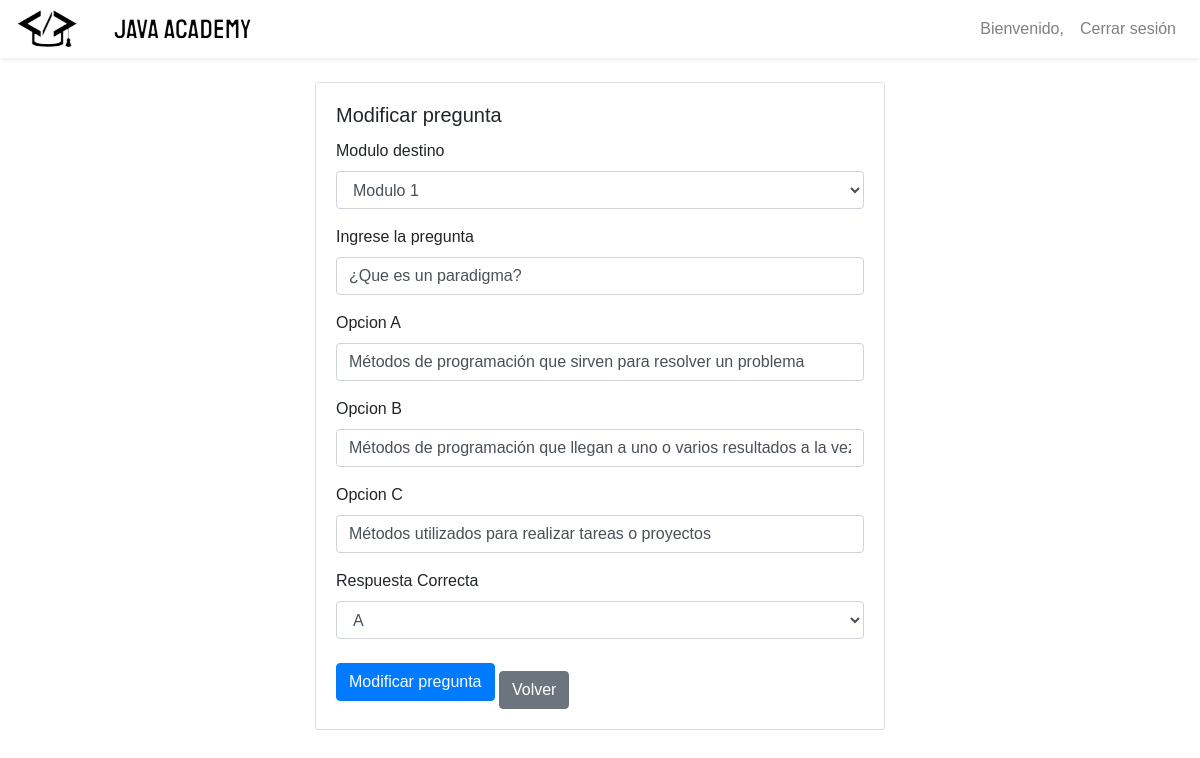
Screenshot of /views/dashboard/modify_question.php?ejercicioId=2 with the database file from the repository.
### tables this page shows
CREATE TABLE `ejercicios` (
  `ejercicioId` int(11) NOT NULL,
  `moduloId` int(11) DEFAULT NULL,
  `pregunta` varchar(255) NOT NULL,
  `opcion_a` varchar(255) NOT NULL,
  `opcion_b` varchar(255) NOT NULL,
  `opcion_c` varchar(255) NOT NULL,
  `resp_crrct` char(1) NOT NULL
);

### services/questions_service.php (called while the page is built, shortened)
<?php
class QuestionsService {
    private $pdo;
    public function __construct($pdo){
        $this->pdo = $pdo;
    }
    public function getQuestionById($ejercicioId){
        $query = "SELECT * FROM ejercicios WHERE ejercicioId = :ejercicioId";
        $stmt = $this->pdo->prepare($query);
        $stmt->execute(['ejercicioId' => $ejercicioId]);
        $result = $stmt->fetchAll(PDO::FETCH_ASSOC);
        return $result;
    }
}
?>

### views/dashboard/modify_question.php (the view, shortened to what this page needs)
<?php
$ejercicioId = $_GET['ejercicioId'] ?? '';
require_once __DIR__ . '/../../config/database.php';
require_once __DIR__ . '/../../services/questions_service.php';
$getQuestionsService = new QuestionsService($pdo);
$getQuestions = $getQuestionsService->getQuestionById($ejercicioId);
?>
<!DOCTYPE html>
<html lang="es">
<head>
    <link href="https://stackpath.bootstrapcdn.com/bootstrap/4.5.2/css/bootstrap.min.css" rel="stylesheet">
    <link href="https://cdnjs.cloudflare.com/ajax/libs/bootstrap-icons/1.10.0/font/bootstrap-icons.min.css" rel="stylesheet">
    <link href="../../public/css/dashboard-style.css" rel="stylesheet">
</head>
<body>
    <nav class="navbar navbar-expand-lg navbar-light bg-white shadow-sm">
        <img src="../../public/images/logo.png" alt="Java Academy Logo">
        <div class="navbar-nav ml-auto">
            <span class="nav-item nav-link">Bienvenido,</span>
            <a class="nav-item nav-link" href="logout.php">Cerrar sesión</a>
        </div>
    </nav>
    <div class="container-fluid mt-4">
        <div class="row">
            <div class="col-md-6 offset-md-3">
                <div class="card">
                    <div class="card-body">
                        <h5 class="card-title">Modificar pregunta</h5>
                        <form id="modQuestionForm" action="../../services/update_questions.php" method="post">
                            <?php foreach ($getQuestions as $question): ?>
                            <div class="form-group">
                                <label for="moduloId">Modulo destino</label>
                                <select name="moduloId" id="moduloId" class="form-control" required>
                                    <option value="1" <?php echo $question['moduloId'] == 1 ? 'selected' : ''; ?>>Modulo 1</option>
                                </select>
                            </div>
                            <div class="form-group">
                                <label for="pregunta">Ingrese la pregunta</label>
                                <input type="text" class="form-control" id="pregunta" name="pregunta" value="<?php echo htmlspecialchars($question['pregunta']); ?>" required>
                            </div>
                            <div class="form-group">
                                <label for="opcion_a">Opcion A</label>
                                <input type="text" class="form-control" id="opcion_a" name="opcion_a" value="<?php echo htmlspecialchars($question['opcion_a']); ?>" required>
                            </div>
                            <div class="form-group">
                                <label for="opcion_b">Opcion B</label>
                                <input type="text" class="form-control" id="opcion_b" name="opcion_b" value="<?php echo htmlspecialchars($question['opcion_b']); ?>" required>
                            </div>
                            <div class="form-group">
                                <label for="opcion_c">Opcion C</label>
                                <input type="text" class="form-control" id="opcion_c" name="opcion_c" value="<?php echo htmlspecialchars($question['opcion_c']); ?>" required>
                            </div>
                            <div class="form-group">
                                <label for="resp_crrct">Respuesta Correcta</label>
                                <select name="resp_crrct" id="resp_crrct" class="form-control" required>
                                    <option value="A" <?php echo $question['resp_crrct'] == 'A' ? 'selected' : ''; ?>>A</option>
                                </select>
                            </div>
                            <?php endforeach; ?>
                            <button type="submit" class="btn btn-primary">Modificar pregunta</button>
                            <a href="tutor_dashboard.php" class="btn btn-secondary mt-3">Volver</a>
                        </form>
                    </div>
                </div>
            </div>
        </div>
    </div>
</body>
</html>

### public/css/dashboard-style.css (style rules this page uses)
body { font-family: Arial, sans-serif; margin: 0; padding: 0; }

### rows the page displays
ejercicios: moduloId "Modulo 1", pregunta "¿Que es un paradigma?", opcion_a "Métodos de programación que sirven para resolver un problema", opcion_b "Métodos de programación que llegan a uno o varios resultados a la vez", opcion_c "Métodos utilizados para realizar tareas o proyectos", resp_crrct "A"
